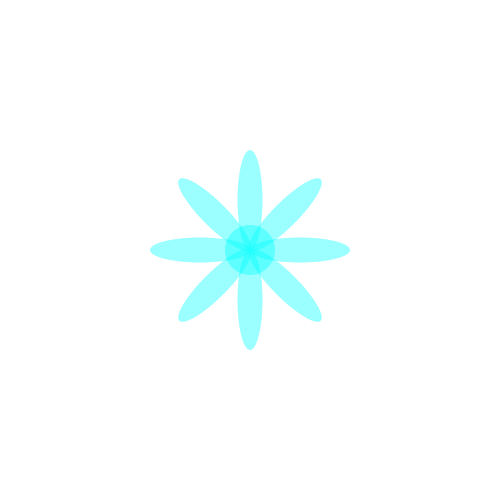
Frame 1 (no input)
Frame 60 (the mouse pressed at the canvas centre just before this capture): identical to frame 1, image omitted
Frame 120 (the mouse held since frame 60 and released just before this capture): identical to frame 1, image omitted

The Processing sketch that drew this single still picture (run headless with seeded random() and noise(); from frame 60 on, the mouse is pressed at the canvas centre):

// Processing sketch: Sept11_Classwork
// ── Sept11_Classwork.pde
//int myNum = 5;
//String myName = "Analisse";
//int rectSize;

void setup () {
  size(500,500);
  background(255);
  noStroke();
  //fill(0,255,255,100);
  //rectSize = width;
  ////determine how often the draw function runs
  ////per second (freq)
  //frameRate(10);
  
}

void draw () {
  background(255);
  //call function
  fill(0,255,255,100);
  flower(width/2,height/2,0,255,255);
  //fill(255,255,0,100);
  //flower(100,100);
  //flower(random(width), random(height), random(255), random(255), random (255));
  
 //ellipse(width/2,height/2,rectSize,rectSize);
 //rectSize -= 10;
 
 //moving the canvas instead of the shape
 //rect(100,100,100,100);
 //translate(0,100);
 //rect(100,100,100,100);
 //translate(100,0);
 //rect(100,100,100,100);
 //translate(0,-100);
 //rect(100,100,100,100);
 
 //rotating the canvas instead of the shape
 //rect(100,100,100,100);
 //rotate(radians(45));
 //rect(100,100,100,100);
 
 //rect(width/2,height/2,100,100);
 //translate(width/2,height/2);
 //rotate(radians(45));
 //rect(0,0,100,100);
 
}
//define function
void flower(float posX, float posY, float r, float g, float b) {
  fill(r,g,b,100);
  pushMatrix();
  translate(posX,posY);
  ellipse(0,0,50,50);
  ellipse(0,-50,25,100);
  ellipse(0,50,25,100);
  rotate(radians(90));
  ellipse(0,-50,25,100);
  ellipse(0,50,25,100);
  rotate(radians(45));
  ellipse(0,-50,25,100);
  ellipse(0,50,25,100);
  rotate(radians(90));
  ellipse(0,-50,25,100);
  ellipse(0,50,25,100);
  popMatrix();
}
